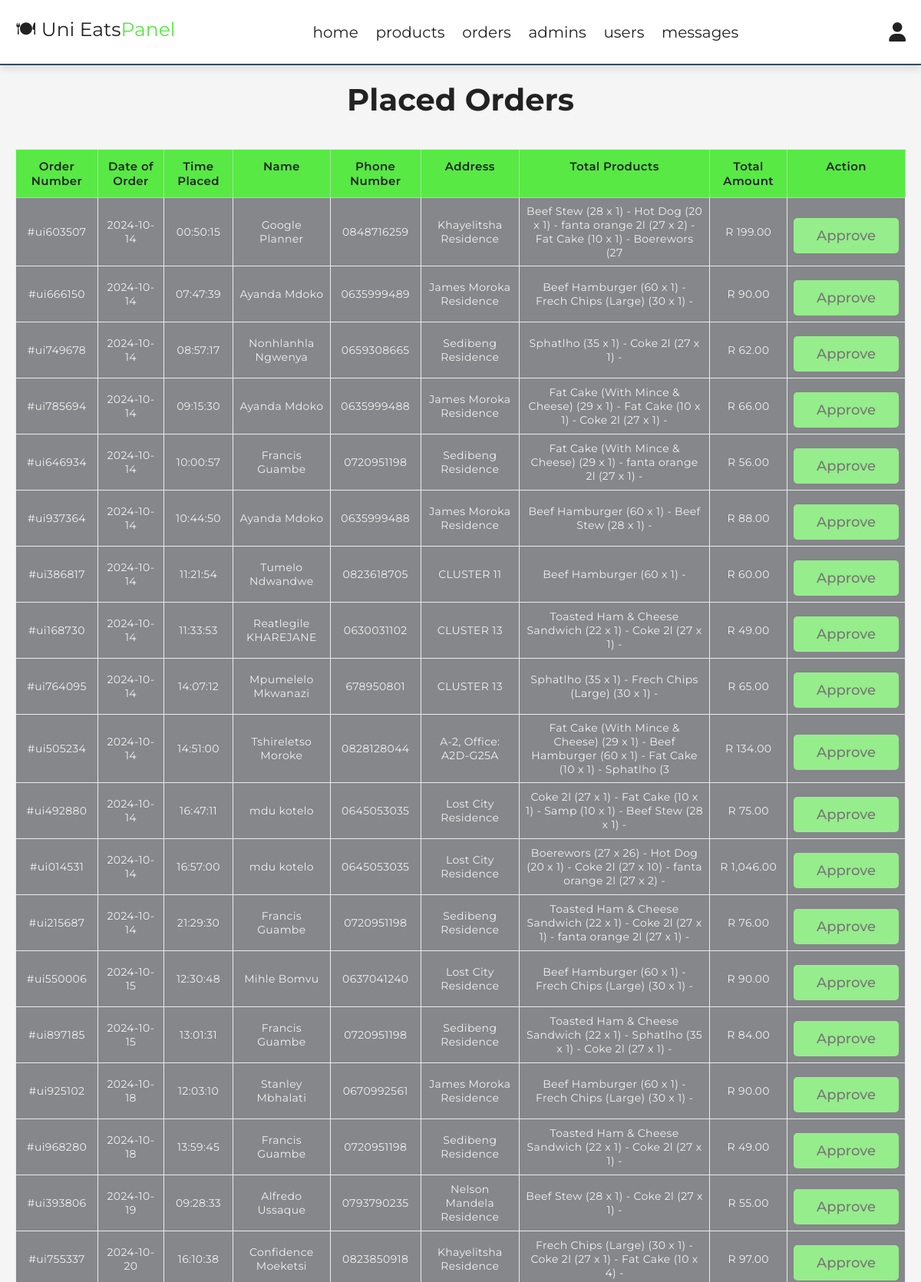
Screenshot of /admin/placed_orders.php (signed in, upper part) with the database file from the repository.
### tables this page shows
CREATE TABLE `orders` (
  `order_id` int(11) NOT NULL,
  `User_id` int(100) NOT NULL,
  `del_id` int(11) NOT NULL,
  `Name` varchar(30) NOT NULL,
  `Surname` varchar(30) NOT NULL,
  `Phone_Number` varchar(15) NOT NULL,
  `Email_Add` varchar(40) NOT NULL,
  `Payment_Method` varchar(50) NOT NULL,
  `Ress_Add` varchar(50) NOT NULL,
  `Total_Products` varchar(100) NOT NULL,
  `Total_Price` double NOT NULL,
  `vat_amount` varchar(10) NOT NULL,
  `delivery_fee` double NOT NULL,
  `order_num` varchar(10) NOT NULL,
  `Placed_On` date NOT NULL DEFAULT current_timestamp(),
  `Delivery_Status` varchar(25) NOT NULL,
  `validate_status` varchar(50) NOT NULL,
  `claim_order` varchar(50) NOT NULL,
  `Accept_to_deliver` varchar(50) NOT NULL,
  `time_placed` time NOT NULL DEFAULT current_timestamp(),
  `Meal_customerization` varchar(200) NOT NULL
);

### admin/placed_orders.php (the view, shortened to what this page needs)
<?php
include '../elements/dbconnect.php';
?>
<!DOCTYPE html>
<html lang="en">
<head>
   <link rel="stylesheet" href="https://cdnjs.cloudflare.com/ajax/libs/font-awesome/6.1.1/css/all.min.css">
   <link rel="stylesheet" href="admin_style.css">
</head>
<body>
<?php include '../elements/admin_header.php' ?>
<section class="placed-orders">
   <h1 class="heading">Placed Orders</h1>
   <table class="table">
      <thead>
         <tr>
            <th>Order Number</th>
            <th>Date of Order</th>
            <th>Time Placed</th>
            <th>Name</th>
            <th>Phone Number</th>
            <th>Address</th>
            <th>Total Products</th>
            <th>Total Amount</th>
            <th>Action</th>
         </tr>
      </thead>
       <tbody>
        <?php
        $stmt = $conn->prepare("SELECT * FROM orders");
        $stmt->execute();
        $result = $stmt->get_result();
        if ($result->num_rows > 0) {
            while ($fetch_orders = $result->fetch_assoc()) {
        ?>
            <tr class="<?= $fetch_orders['validate_status'] == 'approved' ? 'dim-row' : ''; ?>">
                <td date-lable="Order Number"><?= $fetch_orders['order_num']; ?></td>
                <td date-lable="Date of Order"><?= $fetch_orders['Placed_On']; ?></td>
                <td date-lable="Time Placed"><?= $fetch_orders['time_placed']; ?></td>
                <td date-lable="Name"><?= $fetch_orders['Name']; ?> <?= $fetch_orders['Surname']; ?></td>
                <td date-lable="Phone Number"><?= $fetch_orders['Phone_Number']; ?></td>
                <td date-lable="Address"><?= $fetch_orders['Ress_Add']; ?></td>
                <td date-lable="Total Products"><?= $fetch_orders['Total_Products']; ?></td>
                <td date-lable="Total Amount">
                    <?php
                        $subtotal = $fetch_orders['Total_Price'] - $fetch_orders['delivery_fee'];
                        echo "R " . number_format($subtotal, 2);
                    ?>
                </td>
                <td date-lable="Action">
                <form class="approve-form" action="" method="POST">
                        <button type="button" class="btn approve-btn"
                                data-order-id="<?= $fetch_orders['order_id']; ?>"
                                <?= $fetch_orders['validate_status'] == 'approved' ? 'disabled' : ''; ?>>Approve</button>
                    </form>
                </td>
            </tr>
        <?php
            }
        } else {
            echo '<tr><td colspan="12" class="empty">No orders placed yet!</td></tr>';
        }
        ?>
        </tbody>
   </table>
</section>
</body>
</html>

### admin/admin_style.css (style rules this page uses)
:root { --main-color:#4834d4; --red:#e74c3c; --orange:#f39c12; --black:#34495e; --white:#fff; --light-bg:#f5f5f5; --light-color:#999; --border:.2rem solid var(--black); --box-shadow:0 .5rem 1rem rgba(0,0,0,.1); }
* { font-family: 'Montserrat', sans-serif; margin:0; padding:0; box-sizing: border-box; text-decoration: none; outline: none; border:none; }
html { font-size: 62.5%; overflow-x: hidden; }
body { background-color: var(--light-bg); }
section { max-width: 1200px; margin:0 auto; padding:2rem; }
.btn, .delete-btn, .option-btn { display: block; margin-top: 1rem; border-radius: .5rem; cursor: pointer; width: 100%; font-size: 1.8rem; color:var(--white); padding:1.2rem 3rem; text-transform: capitalize; text-align: center; }
.btn { background-color: rgb(88, 233, 69); color: #222; font-weight: 500; cursor: pointer; text-transform: capitalize; transition: .2s linear; }
.heading { text-align: center; margin-bottom: 2rem; text-transform: capitalize; color:#222; font-size: 3rem; }

### admin/placed_orders.php (style rules this page uses)
.heading { font-size: 40px; text-align: center; color: #222; margin-bottom: 40px; }
.table { width: 100%; border-collapse: collapse; }
.table thead { background-color: rgb(88, 233, 69); }
.table thead tr th { font-size: 1.5rem; font-weight: 600; letter-spacing: 0.35px; color: #222; opacity: 1; padding: 12PX; vertical-align: top; border: 1px solid #dee2e685; }
.table tbody tr td { font-size: 14px; letter-spacing: 0.35px; font-weight: normal; color: #f1f1f1; background-color: #3c3f44; padding: 8px; text-align: center; border: 1px solid #dee2e685; }
.dim-row { background-color: #d3d3d3; opacity: 0.6; pointer-events: none; }

### rows the page displays
orders: order_num "#ui603507", Placed_On "2024-10-14", time_placed "00:50:15", Name "Google", Surname "Planner", Phone_Number "0848716259", Ress_Add "Khayelitsha Residence", Total_Products "Beef Stew (28 x 1) - Hot Dog (20 x 1) - fanta orange 2l (27 x 2) - Fat Cake (10 x 1) - Boerewors (27", subtotal "199.00"
orders: order_num "#ui666150", Placed_On "2024-10-14", time_placed "07:47:39", Name "Ayanda", Surname "Mdoko", Phone_Number "0635999489", Ress_Add "James Moroka Residence", Total_Products "Beef Hamburger (60 x 1) - Frech Chips (Large) (30 x 1) -", subtotal "90.00"
orders: order_num "#ui749678", Placed_On "2024-10-14", time_placed "08:57:17", Name "Nonhlanhla", Surname "Ngwenya", Phone_Number "0659308665", Ress_Add "Sedibeng Residence", Total_Products "Sphatlho (35 x 1) - Coke 2l (27 x 1) -", subtotal "62.00"
orders: order_num "#ui785694", Placed_On "2024-10-14", time_placed "09:15:30", Name "Ayanda", Surname "Mdoko", Phone_Number "0635999488", Ress_Add "James Moroka Residence", Total_Products "Fat Cake (With Mince & Cheese) (29 x 1) - Fat Cake (10 x 1) - Coke 2l (27 x 1) -", subtotal "66.00"
orders: order_num "#ui646934", Placed_On "2024-10-14", time_placed "10:00:57", Name "Francis", Surname "Guambe", Phone_Number "0720951198", Ress_Add "Sedibeng Residence", Total_Products "Fat Cake (With Mince & Cheese) (29 x 1) - fanta orange 2l (27 x 1) -", subtotal "56.00"
orders: order_num "#ui937364", Placed_On "2024-10-14", time_placed "10:44:50", Name "Ayanda", Surname "Mdoko", Phone_Number "0635999488", Ress_Add "James Moroka Residence", Total_Products "Beef Hamburger (60 x 1) - Beef Stew (28 x 1) -", subtotal "88.00"
orders: order_num "#ui386817", Placed_On "2024-10-14", time_placed "11:21:54", Name "Tumelo", Surname "Ndwandwe", Phone_Number "0823618705", Ress_Add "CLUSTER 11", Total_Products "Beef Hamburger (60 x 1) -", subtotal "60.00"
orders: order_num "#ui168730", Placed_On "2024-10-14", time_placed "11:33:53", Name "Reatlegile", Surname "KHAREJANE", Phone_Number "0630031102", Ress_Add "CLUSTER 13", Total_Products "Toasted Ham & Cheese Sandwich (22 x 1) - Coke 2l (27 x 1) -", subtotal "49.00"
orders: order_num "#ui764095", Placed_On "2024-10-14", time_placed "14:07:12", Name "Mpumelelo", Surname "Mkwanazi", Phone_Number "678950801", Ress_Add "CLUSTER 13", Total_Products "Sphatlho (35 x 1) - Frech Chips (Large) (30 x 1) -", subtotal "65.00"
orders: order_num "#ui505234", Placed_On "2024-10-14", time_placed "14:51:00", Name "Tshireletso", Surname "Moroke", Phone_Number "0828128044", Ress_Add "A-2, Office: A2D-G25A", Total_Products "Fat Cake (With Mince & Cheese) (29 x 1) - Beef Hamburger (60 x 1) - Fat Cake (10 x 1) - Sphatlho (3", subtotal "134.00"
orders: order_num "#ui492880", Placed_On "2024-10-14", time_placed "16:47:11", Name "mdu", Surname "kotelo", Phone_Number "0645053035", Ress_Add "Lost City Residence", Total_Products "Coke 2l (27 x 1) - Fat Cake (10 x 1) - Samp (10 x 1) - Beef Stew (28 x 1) -", subtotal "75.00"
orders: order_num "#ui014531", Placed_On "2024-10-14", time_placed "16:57:00", Name "mdu", Surname "kotelo", Phone_Number "0645053035", Ress_Add "Lost City Residence", Total_Products "Boerewors (27 x 26) - Hot Dog (20 x 1) - Coke 2l (27 x 10) - fanta orange 2l (27 x 2) -", subtotal "1,046.00"
orders: order_num "#ui215687", Placed_On "2024-10-14", time_placed "21:29:30", Name "Francis", Surname "Guambe", Phone_Number "0720951198", Ress_Add "Sedibeng Residence", Total_Products "Toasted Ham & Cheese Sandwich (22 x 1) - Coke 2l (27 x 1) - fanta orange 2l (27 x 1) -", subtotal "76.00"
orders: order_num "#ui550006", Placed_On "2024-10-15", time_placed "12:30:48", Name "Mihle", Surname "Bomvu", Phone_Number "0637041240", Ress_Add "Lost City Residence", Total_Products "Beef Hamburger (60 x 1) - Frech Chips (Large) (30 x 1) -", subtotal "90.00"
orders: order_num "#ui897185", Placed_On "2024-10-15", time_placed "13:01:31", Name "Francis", Surname "Guambe", Phone_Number "0720951198", Ress_Add "Sedibeng Residence", Total_Products "Toasted Ham & Cheese Sandwich (22 x 1) - Sphatlho (35 x 1) - Coke 2l (27 x 1) -", subtotal "84.00"
orders: order_num "#ui925102", Placed_On "2024-10-18", time_placed "12:03:10", Name "Stanley", Surname "Mbhalati", Phone_Number "0670992561", Ress_Add "James Moroka Residence", Total_Products "Beef Hamburger (60 x 1) - Frech Chips (Large) (30 x 1) -", subtotal "90.00"
orders: order_num "#ui968280", Placed_On "2024-10-18", time_placed "13:59:45", Name "Francis", Surname "Guambe", Phone_Number "0720951198", Ress_Add "Sedibeng Residence", Total_Products "Toasted Ham & Cheese Sandwich (22 x 1) - Coke 2l (27 x 1) -", subtotal "49.00"
orders: order_num "#ui393806", Placed_On "2024-10-19", time_placed "09:28:33", Name "Alfredo", Surname "Ussaque", Phone_Number "0793790235", Ress_Add "Nelson Mandela Residence", Total_Products "Beef Stew (28 x 1) - Coke 2l (27 x 1) -", subtotal "55.00"
orders: order_num "#ui755337", Placed_On "2024-10-20", time_placed "16:10:38", Name "Confidence", Surname "Moeketsi", Phone_Number "0823850918", Ress_Add "Khayelitsha Residence", Total_Products "Frech Chips (Large) (30 x 1) - Coke 2l (27 x 1) - Fat Cake (10 x 4) -", subtotal "97.00"
